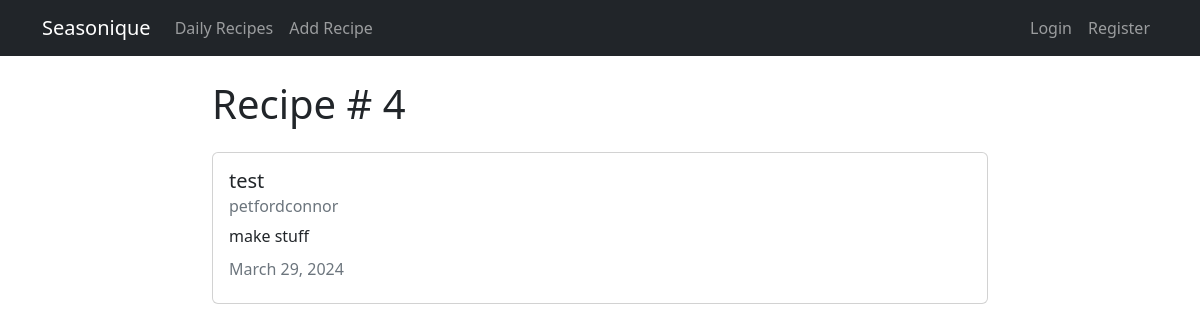
Screenshot of /recipes/4/ with the database file from the repository.
### recipes/models.py (models this page shows, shortened)
class Recipe(models.Model):
  title = models.CharField(max_length=100)
  description = models.TextField()
  author = models.ForeignKey(User, on_delete=models.CASCADE)
  created_at = models.DateTimeField(auto_now_add=True)
  updated_at = models.DateTimeField(auto_now=True)

### recipes/views.py (the view)
# urls.py: path('recipes/<int:pk>/', views.RecipeDetailView.as_view(), name="recipes-detail"),
class RecipeDetailView(DetailView):
    model = models.Recipe

### recipes/templates/recipes/recipe_detail.html (shortened to what this page needs)
{% extends 'recipes/base.html' %}
    {% block content %}
        <h1>Recipe # {{ object.id }}</h1>
        <div class="card my-4">
            <div class="card-body">
              <h5 class="card-title">{{ object.title }}</h5>
              <h6 class="card-subtitle mb-2 text-muted">{{ object.author }}</h6>
              <p class="card-text">{{ object.description }}</p>
              <h6 class="card-subtitle mb-2 text-muted">{{ object.updated_at|date:"F d, Y" }}</h6>
            </div>
          </div>
        </div>
    {% endblock content %}

### rows the page displays
Recipe: id "4", title "test", author "petfordconnor", description "make stuff", updated_at "March 29, 2024"
